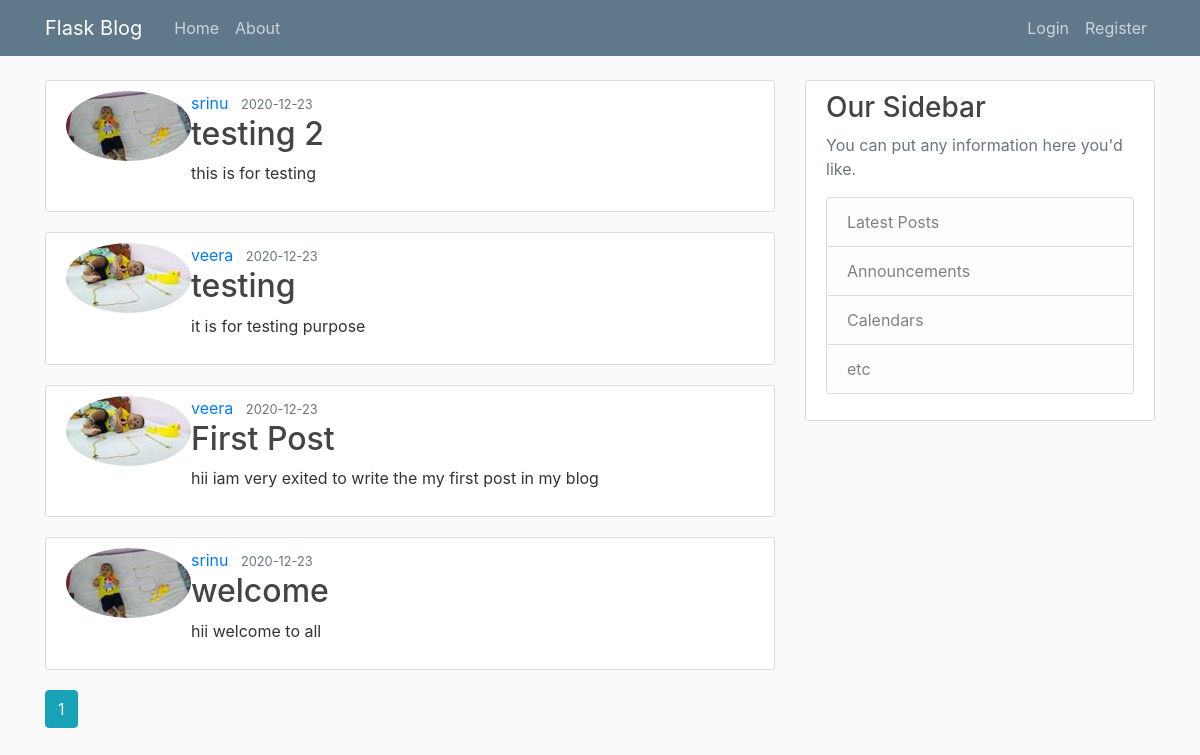
The app's page /home, older data.
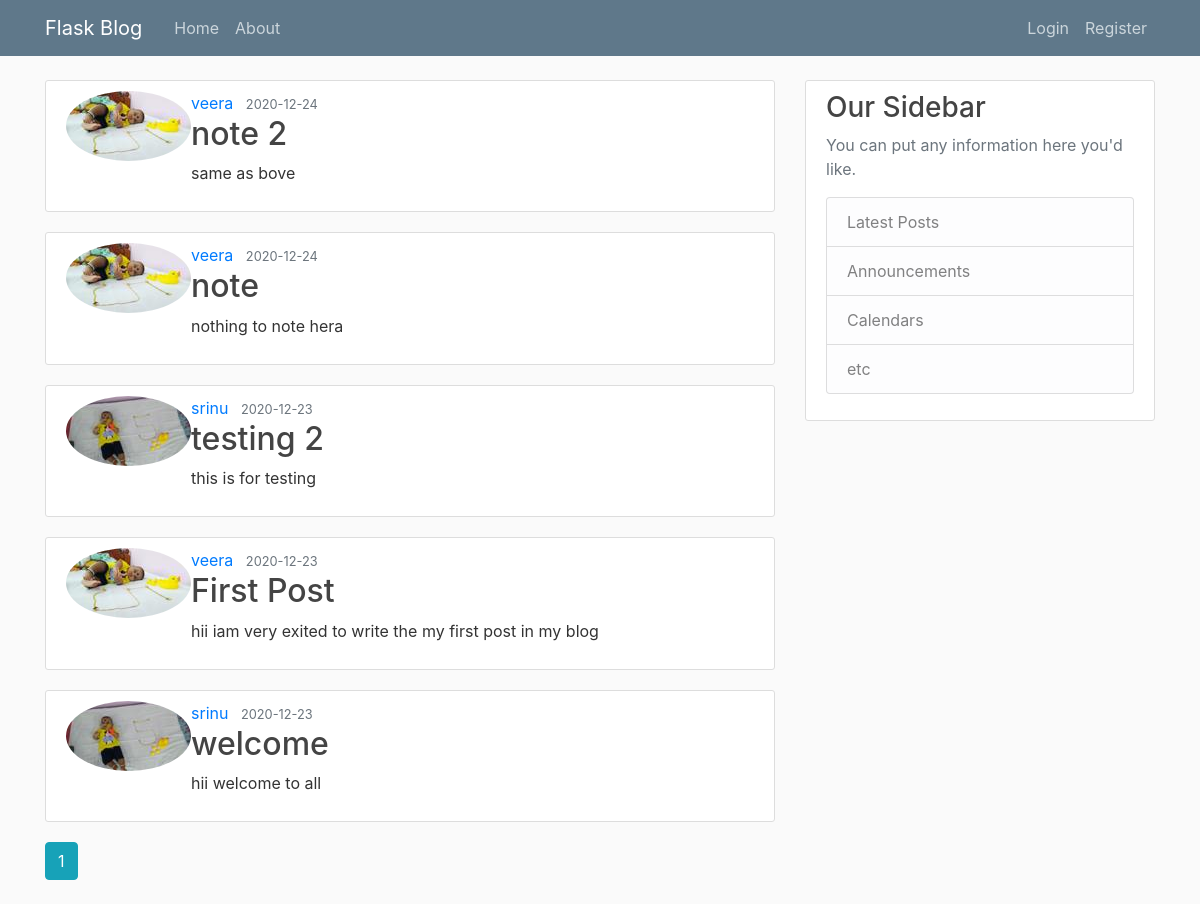
The same page, newer data.
### app/models.py (models this page shows, shortened)
class Post(db.Model):
    id = db.Column(db.Integer, primary_key=True)
    title = db.Column(db.String(100), nullable=False)
    date_posted = db.Column(db.DateTime, nullable=False, default=datetime.utcnow)
    content = db.Column(db.Text, nullable=False)
    user_id = db.Column(db.Integer, db.ForeignKey('user.id'), nullable=False)

class User(db.Model, UserMixin):
    id = db.Column(db.Integer, primary_key=True)
    username = db.Column(db.String(20), unique=True, nullable=False)
    email = db.Column(db.String(120), unique=True, nullable=False)
    image_file = db.Column(db.String(20), nullable=False, default='default.jpg')
    password = db.Column(db.String(60), nullable=False)
    posts = db.relationship('Post', backref='author', lazy=True)

### app/main/routes.py (the view)
@main.route("/")
@main.route("/home")
def home():
    page = request.args.get('page', 1, type=int)
    posts = Post.query.order_by(Post.date_posted.desc()).paginate(page=page, per_page=5)
    return render_template('home.html', posts=posts)

### app/templates/home.html
{% extends "layout.html" %}
{% block content %}
    {% for post in posts.items %}
        <article class="media content-section">
          <img class="rounded-circle article-img" src="{{ url_for('static', filename='profile_pics/' + post.author.image_file) }}">
          <div class="media-body">
            <div class="article-metadata">
              <a class="mr-2" href="{{ url_for('users.user_posts', username=post.author.username) }}">{{ post.author.username }}</a>
              <small class="text-muted">{{ post.date_posted.strftime('%Y-%m-%d') }}</small>
            </div>
            <h2><a class="article-title" href="{{ url_for('posts.post', post_id=post.id) }}">{{ post.title }}</a></h2>
            <p class="article-content">{{ post.content }}</p>
          </div>
        </article>
    {% endfor %}
    {% for page_num in posts.iter_pages(left_edge=1, right_edge=1, left_current=1, right_current=2) %}
      {% if page_num %}
        {% if posts.page == page_num %}
          <a class="btn btn-info mb-4" href="{{ url_for('main.home', page=page_num) }}">{{ page_num }}</a>
        {% else %}
          <a class="btn btn-outline-info mb-4" href="{{ url_for('main.home', page=page_num) }}">{{ page_num }}</a>
        {% endif %}
      {% else %}
        ...
      {% endif %}
    {% endfor %}
{% endblock content %}

Row changes from the older to the newer data that the page shows:
removed Post: image_file (picture), author.username "veera", date_posted "2020-12-23", title "testing", content "it is for testing purpose"
added Post: image_file (picture), author.username "veera", date_posted "2020-12-24", title "note 2", content "same as bove"
added Post: image_file (picture), author.username "veera", date_posted "2020-12-24", title "note", content "nothing to note hera"
